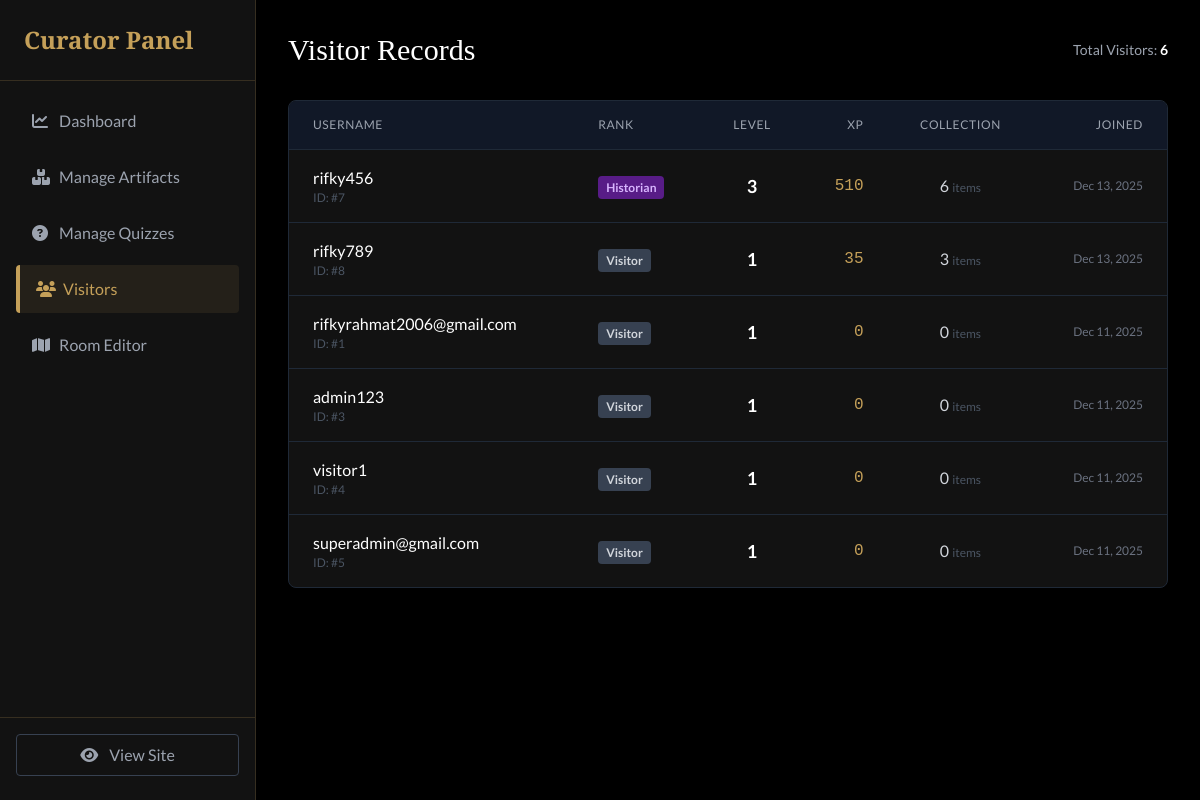
Before: /admin/users.php (signed in) with the older database file.
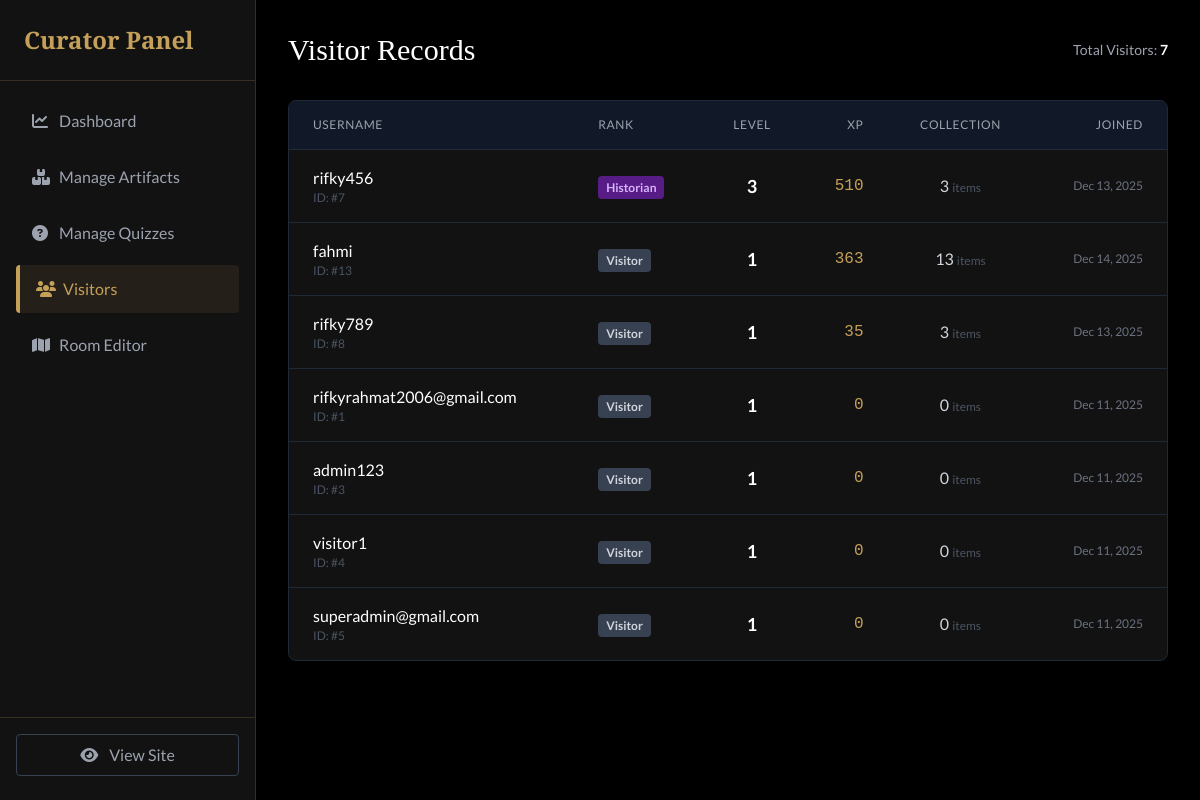
After: the same page with the newer database file.
### tables this page shows
CREATE TABLE `users` (
  `id` int(11) NOT NULL,
  `username` varchar(50) NOT NULL,
  `password` varchar(255) NOT NULL,
  `role` enum('visitor','admin') DEFAULT 'visitor',
  `xp` int(11) DEFAULT 0,
  `level` int(11) DEFAULT 1,
  `created_at` timestamp NOT NULL DEFAULT current_timestamp()
);

### admin/users.php (the view, shortened to what the changed rows need)
<?php
require_once '../app/Config/database.php';
$sql = "SELECT id, username, level, xp, created_at,
        (SELECT COUNT(*) FROM user_collections WHERE user_collections.user_id = users.id) as collected_count
        FROM users
        WHERE role = 'visitor'
        ORDER BY xp DESC";
$result = $conn->query($sql);
$users = [];
while ($row = $result->fetch_assoc()) {
    $users[] = $row;
}
include '../public/header.php';
?>
<div class="flex h-screen bg-black">
    <aside class="w-64 bg-darker-bg border-r border-gold/20 flex flex-col">
        <div class="p-6 border-b border-gold/20">
            <h1 class="text-gold font-serif text-2xl font-bold">Curator Panel</h1>
        </div>
    </aside>
    <main class="flex-grow p-8 overflow-y-auto">
        <div class="flex justify-between items-center mb-8">
            <h2 class="text-3xl text-white font-serif">Visitor Records</h2>
            <div class="text-gray-400 text-sm">
                Total Visitors: <span class="text-white font-bold"><?php echo count($users); ?></span>
            </div>
        </div>
        <div class="bg-darker-bg rounded-lg border border-gray-800 overflow-hidden">
            <table class="w-full text-left">
                <thead class="bg-gray-900 border-b border-gray-800">
                    <tr>
                        <th class="px-6 py-4 text-gray-400 font-normal uppercase text-xs tracking-wider">Username</th>
                        <th class="px-6 py-4 text-gray-400 font-normal uppercase text-xs tracking-wider">Rank</th>
                        <th class="px-6 py-4 text-gray-400 font-normal uppercase text-xs tracking-wider text-center">Level</th>
                        <th class="px-6 py-4 text-gray-400 font-normal uppercase text-xs tracking-wider text-right">XP</th>
                        <th class="px-6 py-4 text-gray-400 font-normal uppercase text-xs tracking-wider text-center">Collection</th>
                        <th class="px-6 py-4 text-gray-400 font-normal uppercase text-xs tracking-wider text-right">Joined</th>
                    </tr>
                </thead>
                <tbody class="divide-y divide-gray-800">
                    <?php if (empty($users)): ?>
                        <tr>
                            <td colspan="6" class="px-6 py-8 text-center text-gray-500 italic">No visitors found yet.</td>
                        </tr>
                    <?php else: ?>
                        <?php foreach ($users as $user): ?>
                            <tr class="hover:bg-gray-800/50 transition">
                                <td class="px-6 py-4">
                                    <div class="text-white font-medium"><?php echo htmlspecialchars($user['username']); ?></div>
                                    <div class="text-gray-600 text-xs">ID: #<?php echo $user['id']; ?></div>
                                </td>
                                <td class="px-6 py-4">
                                    <?php
                                        $badges = [
                                            1 => ['Visitor', 'bg-gray-700 text-gray-300'],
                                            2 => ['Explorer', 'bg-blue-900 text-blue-300'],
                                            3 => ['Historian', 'bg-purple-900 text-purple-300'],
                                            4 => ['Royal Curator', 'bg-gold/20 text-gold']
                                        ];
                                        $badge = $badges[$user['level']] ?? $badges[1];
                                    ?>
                                    <span class="px-2 py-1 rounded text-xs font-bold <?php echo $badge[1]; ?>">
                                        <?php echo $badge[0]; ?>
                                    </span>
                                </td>
                                <td class="px-6 py-4 text-center">
                                    <div class="text-white font-bold text-lg"><?php echo $user['level']; ?></div>
                                </td>
                                <td class="px-6 py-4 text-right">
                                    <div class="text-gold font-mono"><?php echo number_format($user['xp']); ?></div>
                                </td>
                                <td class="px-6 py-4 text-center">
                                    <span class="text-gray-300"><?php echo $user['collected_count']; ?></span>
                                    <span class="text-gray-600 text-xs">items</span>
                                </td>
                                <td class="px-6 py-4 text-right text-gray-500 text-xs">
                                    <?php echo date('M j, Y', strtotime($user['created_at'])); ?>
                                </td>
                            </tr>
                        <?php endforeach; ?>
                    <?php endif; ?>
                </tbody>
            </table>
        </div>
    </main>
</div>

Changed rows visible on the page:
computed for users "rifky456": collected_count "6" → "3"
added users: username "fahmi", id "13", level "Visitor", level "1", xp "363", collected_count "13", created_at "Dec 14, 2025"
Other visible differences:
count($users): "6" → "7"
